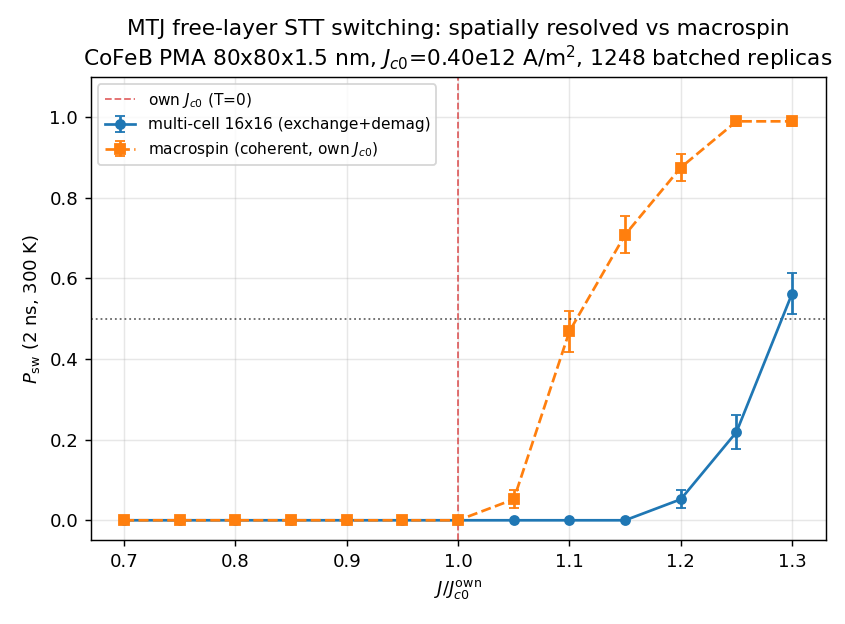

Source code (Python):
"""
Notebook 31: Spatially-resolved MTJ free-layer switching statistics (batched).

Task 2 Phase 2.5 showcase of the physically-complete batched engine
(BatchedLLGGPU + enable_demag): exchange + uniaxial PMA + demag + Slonczewski
STT + FDT thermal, with every trial a REPLICA advanced by one launch per step.

Unlike the macrospin (notebook 30), the free layer is resolved on a grid, so
exchange stiffness and the true (non-isotropic thin-film) demag enter — the
switching is nucleation-mediated, not coherent. We compare the multi-cell
P_sw(J) transition against the single-cell macrospin approximation.

Free layer: CoFeB-like PMA square, 80x80x1.5 nm, 5 nm cells (16x16x1):
  Ms=1.0 MA/m, A=1.5e-11 J/m, K_u=1.0 MJ/m3 (net PMA vs mu0 Ms^2/2=0.63 MJ/m3),
  alpha=0.02, P=0.5, p=+z. T=300 K, 2 ns window.
"""
import os, sys, time
from pathlib import Path
sys.path.insert(0, str(Path(__file__).resolve().parent.parent))
from micromag_locate import add_micromag_to_path
add_micromag_to_path()
import numpy as np
import micromag as mm

print("Notebook 31: MTJ free-layer batched switching")
print(f"  CUDA: {mm.cuda_available()}")

mu0, kB = 4e-7*np.pi, 1.380649e-23
Ms, A, Ku, alpha, P = 1.0e6, 1.5e-11, 1.0e6, 0.02, 0.5
nx, ny, nz = 16, 16, 1
dx = dy = 5e-9; dz = 1.5e-9
d_free = dz
grid = mm.StructuredGrid(nx, ny, nz, dx, dy, dz)
N = nx*ny*nz
V_cell = dx*dy*dz
V_tot  = V_cell * N
Delta_300 = Ku * V_tot / (kB*300)   # macrospin thermal stability of the whole layer
print(f"  Free layer 80x80x1.5 nm, {nx}x{ny} cells; Delta(300K,coherent)={Delta_300:.0f}")

def cfg():
    c = mm.BatchedLLGConfig()
    c.Ms, c.alpha, c.A, c.K1 = Ms, alpha, A, Ku
    c.easy = mm.Vec3(0,0,1); c.p = mm.Vec3(0,0,1)
    c.d_free, c.P, c.Lambda, c.beta = d_free, P, 1.0, 0.0
    return c

def macro_cfg():
    # WHOLE-LAYER coherent macrospin: thermal volume = the full free layer
    # (V_tot), not one cell -> the correct coherent baseline to contrast with
    # the exchange/demag-textured multi-cell switching.
    c = mm.BatchedMacrospinConfig()
    c.Ms, c.alpha, c.V, c.K1 = Ms, alpha, V_tot, Ku
    c.easy = mm.Vec3(0,0,1); c.p = mm.Vec3(0,0,1)
    c.d_free, c.P, c.Lambda = d_free, P, 1.0
    return c

# ---------------------------------------------------------------------------
# J_c0: min +J that switches the spatially-resolved layer at T=0 (2% tilt).
# ---------------------------------------------------------------------------
def measure_Jc0_multicell(dt=1e-13, t_ns=10.0):
    Jgrid = np.arange(0.2e12, 4.01e12, 0.2e12)
    R = len(Jgrid)
    b = mm.BatchedLLGGPU(R, grid, cfg(), dt, seed=1); b.enable_demag()
    b.set_J(list(Jgrid)); b.set_T([0.0]*R)
    b.set_uniform(0.02, 0.0, np.sqrt(1-0.02**2))
    b.run(int(t_ns*1e-9/dt))
    mz = np.array(b.get_avg_m()).reshape(R,3)[:,2]
    sw = np.where(mz < -0.5)[0]
    return float(Jgrid[sw[0]]) if len(sw) else float("nan")

def measure_Jc0_macro(dt=1e-13, t_ns=10.0):
    Jgrid = np.arange(0.2e12, 4.01e12, 0.2e12)
    R = len(Jgrid)
    b = mm.BatchedMacrospinGPU(R, macro_cfg(), dt, seed=1)
    b.set_J(list(Jgrid)); b.set_T([0.0]*R)
    tilt = np.tile([0.02, 0.0, np.sqrt(1-0.02**2)], (R,1))
    b.set_state(list(tilt.reshape(-1)))
    b.run(int(t_ns*1e-9/dt))
    mz = np.array(b.get_mz())
    sw = np.where(mz < -0.5)[0]
    return float(Jgrid[sw[0]]) if len(sw) else float("nan")

t0 = time.time()
Jc0 = measure_Jc0_multicell()          # normalises the multi-cell curve
Jc0_ma = measure_Jc0_macro()           # normalises the macrospin curve (own threshold)
print(f"  J_c0 multi-cell = {Jc0/1e12:.3f} e12,  macrospin = {Jc0_ma/1e12:.3f} e12  "
      f"({time.time()-t0:.1f}s)")

# ---------------------------------------------------------------------------
# P_sw(J) at 300 K — multi-cell vs macrospin. Each (J factor x N trials) = replica.
# ---------------------------------------------------------------------------
J_factors = np.round(np.arange(0.70, 1.31, 0.05), 4)
N_TR = 96
dt, t_max = 1e-13, 2.0e-9
nstep = int(t_max/dt)
Jrep = np.repeat(J_factors*Jc0, N_TR)
R = len(Jrep)
print(f"\n  P_sw(J): {len(J_factors)} J-values x N={N_TR} = {R} replicas, {nstep} steps")

t0 = time.time()
bm = mm.BatchedLLGGPU(R, grid, cfg(), dt, seed=2024); bm.enable_demag()
bm.set_J(list(Jrep)); bm.set_T([300.0]*R); bm.set_uniform(0,0,1)
bm.run(nstep)
mz_mc = np.array(bm.get_avg_m()).reshape(len(J_factors), N_TR, 3)[:,:,2]
P_mc = (mz_mc < -0.5).mean(axis=1)
wall_mc = time.time()-t0
print(f"  multi-cell: {wall_mc:.1f} s ({R*nstep*N/wall_mc:.2e} cell*step/s)")

t0 = time.time()
Jrep_ma = np.repeat(J_factors*Jc0_ma, N_TR)    # macrospin normalised by its OWN Jc0
ba = mm.BatchedMacrospinGPU(R, macro_cfg(), dt, seed=2024)
ba.set_J(list(Jrep_ma)); ba.set_T([300.0]*R)
ba.run(nstep)
mz_ma = np.array(ba.get_mz()).reshape(len(J_factors), N_TR)
P_ma = (mz_ma < -0.5).mean(axis=1)
wall_ma = time.time()-t0
print(f"  macrospin:  {wall_ma:.1f} s")

def transition(P): return J_factors[np.argmin(np.abs(P-0.5))]
print(f"\n  Transition J/Jc0 @ P=0.5:  multi-cell={transition(P_mc):.2f}  macrospin={transition(P_ma):.2f}")
for jf, pmc, pma in zip(J_factors, P_mc, P_ma):
    print(f"   J={jf:.2f}*Jc0   multi-cell P={pmc:.2f}   macrospin P={pma:.2f}")

# ---------------------------------------------------------------------------
# Figure
# ---------------------------------------------------------------------------
try:
    import matplotlib; matplotlib.use('Agg'); import matplotlib.pyplot as plt
    fig, ax = plt.subplots(figsize=(6.5, 4.8))
    ax.errorbar(J_factors, P_mc, yerr=np.sqrt(P_mc*(1-P_mc)/N_TR), fmt='o-',
                color='C0', ms=5, capsize=3, label=f'multi-cell {nx}x{ny} (exchange+demag)')
    ax.errorbar(J_factors, P_ma, yerr=np.sqrt(P_ma*(1-P_ma)/N_TR), fmt='s--',
                color='C1', ms=5, capsize=3, label='macrospin (coherent, own $J_{c0}$)')
    ax.axhline(0.5, color='k', ls=':', lw=1, alpha=0.6)
    ax.axvline(1.0, color='C3', ls='--', lw=1, alpha=0.7, label=r'own $J_{c0}$ (T=0)')
    ax.set_xlabel(r'$J/J_{c0}^\mathrm{own}$'); ax.set_ylabel(r'$P_\mathrm{sw}$ (2 ns, 300 K)')
    ax.set_title('MTJ free-layer STT switching: spatially resolved vs macrospin\n'
                 f'CoFeB PMA 80x80x1.5 nm, $J_{{c0}}$={Jc0/1e12:.2f}e12 A/m$^2$, '
                 f'{R} batched replicas')
    ax.set_ylim(-0.05, 1.1); ax.legend(fontsize=8.5); ax.grid(alpha=0.3)
    fig.tight_layout()
    out = os.path.join(os.path.dirname(__file__), '31_mtj_batched_switching_gpu.png')
    fig.savefig(out, dpi=130); print(f"\nPlot saved: {out}")
except Exception as e:
    print(f"Plot error: {e}")

print("\n=== Summary ===")
print(f"  J_c0={Jc0/1e12:.3f}e12 A/m2  (multi-cell, T=0)")
print(f"  transition multi-cell={transition(P_mc):.2f} Jc0  macrospin={transition(P_ma):.2f} Jc0")
print(f"  {R} replicas x {nstep} steps: multi-cell {wall_mc:.1f}s, macrospin {wall_ma:.1f}s")
